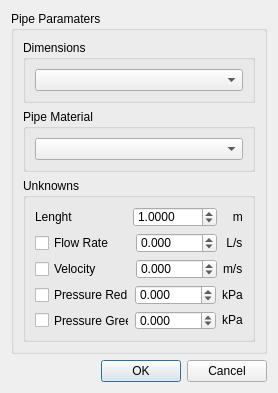
<?xml version="1.0" encoding="UTF-8"?>
<ui version="4.0">
 <class>PipeEditorDialog</class>
 <widget class="QDialog" name="PipeEditorDialog">
  <property name="geometry">
   <rect>
    <x>0</x>
    <y>0</y>
    <width>278</width>
    <height>393</height>
   </rect>
  </property>
  <property name="sizePolicy">
   <sizepolicy hsizetype="Fixed" vsizetype="Fixed">
    <horstretch>0</horstretch>
    <verstretch>0</verstretch>
   </sizepolicy>
  </property>
  <property name="minimumSize">
   <size>
    <width>278</width>
    <height>393</height>
   </size>
  </property>
  <property name="maximumSize">
   <size>
    <width>278</width>
    <height>393</height>
   </size>
  </property>
  <property name="windowTitle">
   <string>Dialog</string>
  </property>
  <layout class="QVBoxLayout" name="verticalLayout_4">
   <item>
    <widget class="QGroupBox" name="mainBox">
     <property name="title">
      <string>Pipe Paramaters</string>
     </property>
     <layout class="QVBoxLayout" name="verticalLayout_3">
      <item>
       <widget class="QGroupBox" name="dimGroupBox">
        <property name="title">
         <string>Dimensions</string>
        </property>
        <layout class="QHBoxLayout" name="horizontalLayout_3">
         <item>
          <widget class="QComboBox" name="pipeDimsSelection"/>
         </item>
        </layout>
       </widget>
      </item>
      <item>
       <widget class="QGroupBox" name="materialGroup">
        <property name="sizePolicy">
         <sizepolicy hsizetype="Preferred" vsizetype="Fixed">
          <horstretch>0</horstretch>
          <verstretch>60</verstretch>
         </sizepolicy>
        </property>
        <property name="title">
         <string>Pipe Material</string>
        </property>
        <layout class="QVBoxLayout" name="verticalLayout">
         <item>
          <widget class="QComboBox" name="materialSelection">
           <property name="sizePolicy">
            <sizepolicy hsizetype="Minimum" vsizetype="Fixed">
             <horstretch>0</horstretch>
             <verstretch>0</verstretch>
            </sizepolicy>
           </property>
          </widget>
         </item>
        </layout>
       </widget>
      </item>
      <item>
       <widget class="QGroupBox" name="knownsGroupBox">
        <property name="sizePolicy">
         <sizepolicy hsizetype="Preferred" vsizetype="Fixed">
          <horstretch>0</horstretch>
          <verstretch>0</verstretch>
         </sizepolicy>
        </property>
        <property name="title">
         <string>Unknowns</string>
        </property>
        <layout class="QVBoxLayout" name="verticalLayout_2">
         <item>
          <layout class="QHBoxLayout" name="horizontalLayout_4">
           <item>
            <widget class="QLabel" name="label">
             <property name="text">
              <string>Lenght</string>
             </property>
            </widget>
           </item>
           <item>
            <widget class="QDoubleSpinBox" name="lengthBox">
             <property name="sizePolicy">
              <sizepolicy hsizetype="Fixed" vsizetype="Fixed">
               <horstretch>0</horstretch>
               <verstretch>0</verstretch>
              </sizepolicy>
             </property>
             <property name="decimals">
              <number>4</number>
             </property>
             <property name="minimum">
              <double>0.001000000000000</double>
             </property>
             <property name="maximum">
              <double>9999.998999999999796</double>
             </property>
             <property name="value">
              <double>1.000000000000000</double>
             </property>
            </widget>
           </item>
           <item>
            <widget class="QLabel" name="label_6">
             <property name="sizePolicy">
              <sizepolicy hsizetype="Fixed" vsizetype="Fixed">
               <horstretch>0</horstretch>
               <verstretch>0</verstretch>
              </sizepolicy>
             </property>
             <property name="text">
              <string>   m</string>
             </property>
            </widget>
           </item>
          </layout>
         </item>
         <item>
          <layout class="QHBoxLayout" name="horizontalLayout_6">
           <item>
            <widget class="QCheckBox" name="flowrateCheckbox">
             <property name="text">
              <string>Flow Rate</string>
             </property>
            </widget>
           </item>
           <item>
            <widget class="QDoubleSpinBox" name="flowrateBox">
             <property name="sizePolicy">
              <sizepolicy hsizetype="Fixed" vsizetype="Fixed">
               <horstretch>0</horstretch>
               <verstretch>0</verstretch>
              </sizepolicy>
             </property>
             <property name="decimals">
              <number>3</number>
             </property>
             <property name="minimum">
              <double>-9999.998999999999796</double>
             </property>
             <property name="maximum">
              <double>9999.998999999999796</double>
             </property>
             <property name="value">
              <double>0.000000000000000</double>
             </property>
            </widget>
           </item>
           <item>
            <widget class="QLabel" name="label_9">
             <property name="sizePolicy">
              <sizepolicy hsizetype="Fixed" vsizetype="Fixed">
               <horstretch>0</horstretch>
               <verstretch>0</verstretch>
              </sizepolicy>
             </property>
             <property name="text">
              <string> L/s</string>
             </property>
            </widget>
           </item>
          </layout>
         </item>
         <item>
          <layout class="QHBoxLayout" name="horizontalLayout_5">
           <item>
            <widget class="QCheckBox" name="velocityCheckbox">
             <property name="sizePolicy">
              <sizepolicy hsizetype="Preferred" vsizetype="Fixed">
               <horstretch>0</horstretch>
               <verstretch>0</verstretch>
              </sizepolicy>
             </property>
             <property name="text">
              <string>Velocity</string>
             </property>
            </widget>
           </item>
           <item>
            <widget class="QDoubleSpinBox" name="velocityBox">
             <property name="sizePolicy">
              <sizepolicy hsizetype="Fixed" vsizetype="Fixed">
               <horstretch>0</horstretch>
               <verstretch>0</verstretch>
              </sizepolicy>
             </property>
             <property name="decimals">
              <number>3</number>
             </property>
             <property name="minimum">
              <double>-9999.998999999999796</double>
             </property>
             <property name="maximum">
              <double>9999.998999999999796</double>
             </property>
             <property name="value">
              <double>0.000000000000000</double>
             </property>
            </widget>
           </item>
           <item>
            <widget class="QLabel" name="label_8">
             <property name="sizePolicy">
              <sizepolicy hsizetype="Fixed" vsizetype="Fixed">
               <horstretch>0</horstretch>
               <verstretch>0</verstretch>
              </sizepolicy>
             </property>
             <property name="text">
              <string>m/s</string>
             </property>
            </widget>
           </item>
          </layout>
         </item>
         <item>
          <layout class="QHBoxLayout" name="horizontalLayout_7">
           <item>
            <widget class="QCheckBox" name="pressureInletCheckbox">
             <property name="text">
              <string>Pressure Red</string>
             </property>
            </widget>
           </item>
           <item>
            <widget class="QDoubleSpinBox" name="pressureInletBox">
             <property name="sizePolicy">
              <sizepolicy hsizetype="Fixed" vsizetype="Fixed">
               <horstretch>0</horstretch>
               <verstretch>0</verstretch>
              </sizepolicy>
             </property>
             <property name="decimals">
              <number>3</number>
             </property>
             <property name="minimum">
              <double>-9999.998999999999796</double>
             </property>
             <property name="maximum">
              <double>9999.998999999999796</double>
             </property>
             <property name="value">
              <double>0.000000000000000</double>
             </property>
            </widget>
           </item>
           <item>
            <widget class="QLabel" name="label_10">
             <property name="sizePolicy">
              <sizepolicy hsizetype="Fixed" vsizetype="Fixed">
               <horstretch>0</horstretch>
               <verstretch>0</verstretch>
              </sizepolicy>
             </property>
             <property name="text">
              <string>kPa</string>
             </property>
            </widget>
           </item>
          </layout>
         </item>
         <item>
          <layout class="QHBoxLayout" name="horizontalLayout_8">
           <item>
            <widget class="QCheckBox" name="pressureOutletCheckbox">
             <property name="text">
              <string>Pressure Green</string>
             </property>
            </widget>
           </item>
           <item>
            <widget class="QDoubleSpinBox" name="pressureOutletBox">
             <property name="sizePolicy">
              <sizepolicy hsizetype="Fixed" vsizetype="Fixed">
               <horstretch>0</horstretch>
               <verstretch>0</verstretch>
              </sizepolicy>
             </property>
             <property name="decimals">
              <number>3</number>
             </property>
             <property name="minimum">
              <double>-9999.998999999999796</double>
             </property>
             <property name="maximum">
              <double>9999.998999999999796</double>
             </property>
             <property name="value">
              <double>0.000000000000000</double>
             </property>
            </widget>
           </item>
           <item>
            <widget class="QLabel" name="label_11">
             <property name="sizePolicy">
              <sizepolicy hsizetype="Fixed" vsizetype="Fixed">
               <horstretch>0</horstretch>
               <verstretch>0</verstretch>
              </sizepolicy>
             </property>
             <property name="text">
              <string>kPa</string>
             </property>
            </widget>
           </item>
          </layout>
         </item>
        </layout>
        <zorder></zorder>
        <zorder></zorder>
        <zorder></zorder>
        <zorder></zorder>
        <zorder></zorder>
       </widget>
      </item>
     </layout>
    </widget>
   </item>
   <item>
    <widget class="QDialogButtonBox" name="buttonBox">
     <property name="orientation">
      <enum>Qt::Horizontal</enum>
     </property>
     <property name="standardButtons">
      <set>QDialogButtonBox::Cancel|QDialogButtonBox::Ok</set>
     </property>
    </widget>
   </item>
  </layout>
 </widget>
 <resources/>
 <connections>
  <connection>
   <sender>buttonBox</sender>
   <signal>accepted()</signal>
   <receiver>PipeEditorDialog</receiver>
   <slot>accept()</slot>
   <hints>
    <hint type="sourcelabel">
     <x>248</x>
     <y>254</y>
    </hint>
    <hint type="destinationlabel">
     <x>157</x>
     <y>274</y>
    </hint>
   </hints>
  </connection>
  <connection>
   <sender>buttonBox</sender>
   <signal>rejected()</signal>
   <receiver>PipeEditorDialog</receiver>
   <slot>reject()</slot>
   <hints>
    <hint type="sourcelabel">
     <x>316</x>
     <y>260</y>
    </hint>
    <hint type="destinationlabel">
     <x>286</x>
     <y>274</y>
    </hint>
   </hints>
  </connection>
  <connection>
   <sender>flowrateCheckbox</sender>
   <signal>stateChanged(int)</signal>
   <receiver>PipeEditorDialog</receiver>
   <slot>toggleFlowRate()</slot>
   <hints>
    <hint type="sourcelabel">
     <x>81</x>
     <y>211</y>
    </hint>
    <hint type="destinationlabel">
     <x>126</x>
     <y>196</y>
    </hint>
   </hints>
  </connection>
  <connection>
   <sender>velocityCheckbox</sender>
   <signal>stateChanged(int)</signal>
   <receiver>PipeEditorDialog</receiver>
   <slot>toggleVelocity()</slot>
   <hints>
    <hint type="sourcelabel">
     <x>81</x>
     <y>239</y>
    </hint>
    <hint type="destinationlabel">
     <x>126</x>
     <y>196</y>
    </hint>
   </hints>
  </connection>
  <connection>
   <sender>pressureInletCheckbox</sender>
   <signal>stateChanged(int)</signal>
   <receiver>PipeEditorDialog</receiver>
   <slot>togglePInlet()</slot>
   <hints>
    <hint type="sourcelabel">
     <x>80</x>
     <y>267</y>
    </hint>
    <hint type="destinationlabel">
     <x>126</x>
     <y>196</y>
    </hint>
   </hints>
  </connection>
  <connection>
   <sender>pressureOutletCheckbox</sender>
   <signal>stateChanged(int)</signal>
   <receiver>PipeEditorDialog</receiver>
   <slot>togglePOutlet()</slot>
   <hints>
    <hint type="sourcelabel">
     <x>80</x>
     <y>295</y>
    </hint>
    <hint type="destinationlabel">
     <x>126</x>
     <y>196</y>
    </hint>
   </hints>
  </connection>
 </connections>
 <slots>
  <slot>toggleFlowRate()</slot>
  <slot>toggleVelocity()</slot>
  <slot>togglePInlet()</slot>
  <slot>togglePOutlet()</slot>
 </slots>
</ui>
